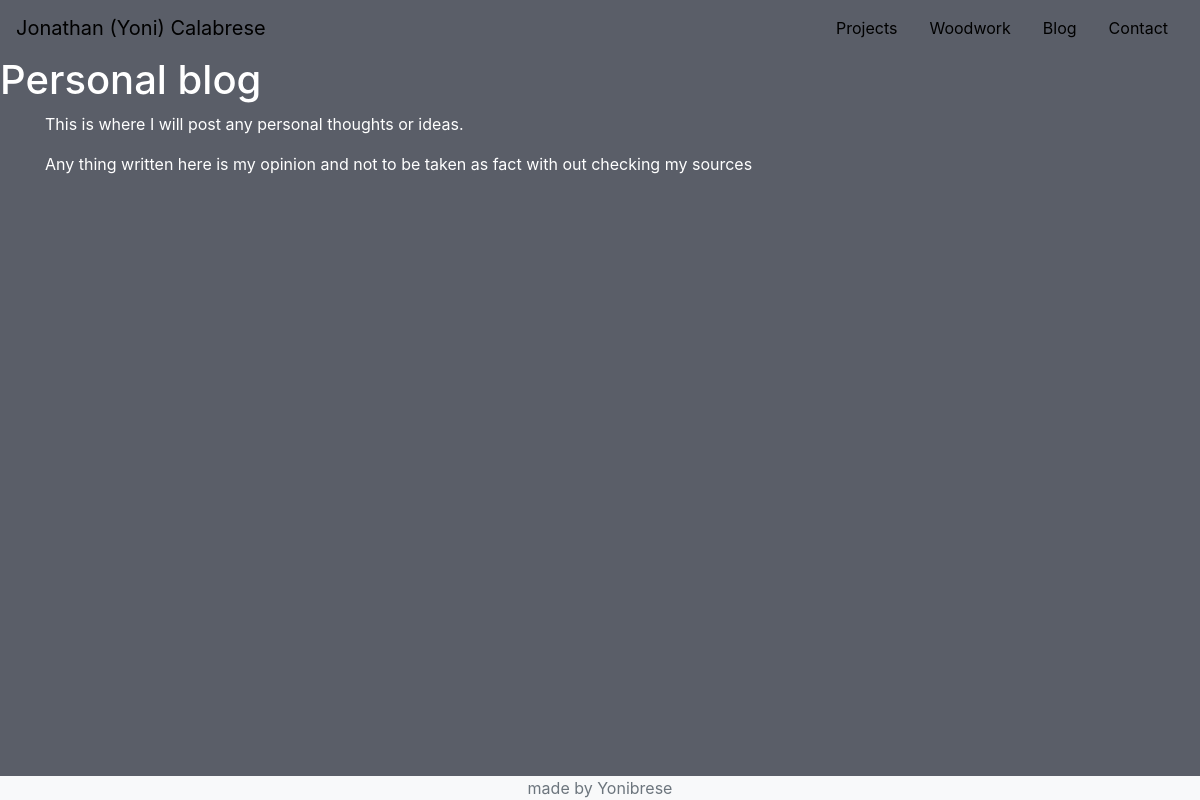
The page /blog/ on the database as committed earlier.
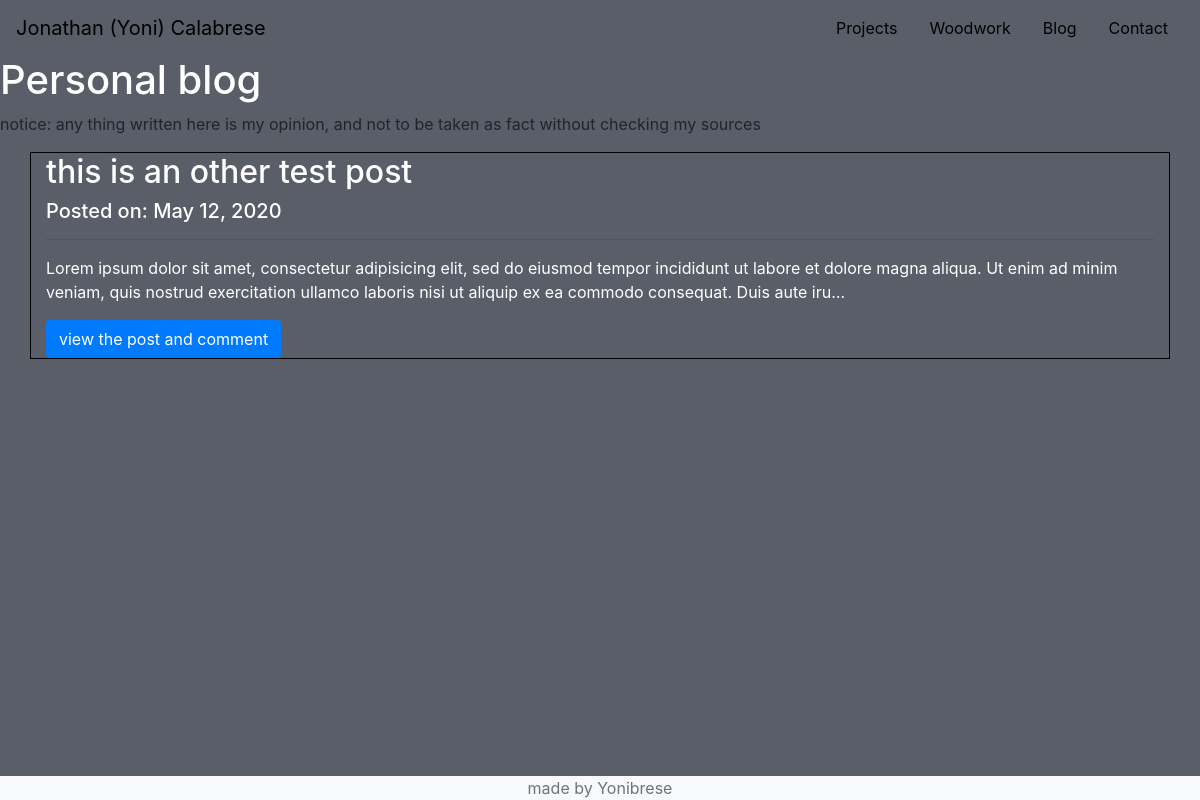
The same page on the database as committed later.
### blog/models.py (models this page shows)
class BlogPost(models.Model):
    title = models.CharField(max_length=100)
    date_added = models.DateField(auto_now=True)
    blog_text = models.TextField(null=True)
    comment = models.ManyToManyField(Comment, blank=True)

### blog/views.py (the view)
# urls.py: path('', views.blog, name='blog'),
def blog(request):
    posts = models.BlogPost.objects.all().order_by('-date_added')
    return render(request, 'blog/blog.html', {'posts': posts})

### blog/templates/blog/blog.html (shortened to what this page needs)
{% extends 'base.html' %}
{% block content %}
    <div id="blog_page">
        <h1>Personal blog</h1>
        {% if not posts  %}
        <div class="container" id="blog_notice">
            <p>This is where I will post any personal thoughts or ideas.</p>
            <p>Any thing written here is my opinion and not to be taken as fact with out checking my sources</p>
        </div>
        {% else %}
        <p>notice: any thing written here is my opinion, and not to be taken as fact without checking my sources</p>
        {% for post in posts %}
        <div id="post" class="container">
            <h2>{{ post.title }}</h2>
            <h5> Posted on: {{ post.date_added }} </h5>
            <hr>
            <p>{{ post.blog_text|truncatechars:250 }}</p>
            <a href="{% url 'comment' id=post.id %}" class="btn btn-primary">view the post and comment</a>
        </div>
        {% endfor %}
        {% endif %}
    </div>
{% endblock %}

Rows that differ between the two databases and show on the page:
added BlogPost: title "this is an other test post", date_added "May 12, 2020", blog_text "Lorem ipsum dolor sit amet, consectetur adipisicing elit, sed do eiusmod tempor incididunt ut labore et dolore magna aliqua. Ut enim ad minim veniam, quis nostrud exercitation ullamco laboris nisi ut aliquip ex ea commodo consequat. Duis aute iru…"
Other text that changed with them:
text no longer shown: "This is where I will post any personal thoughts or ideas. Any thing written here is my opinion and not to be taken as fact with out checking my sources"
text now shown: "notice: any thing written here is my opinion, and not to be taken as fact without checking my sources"
